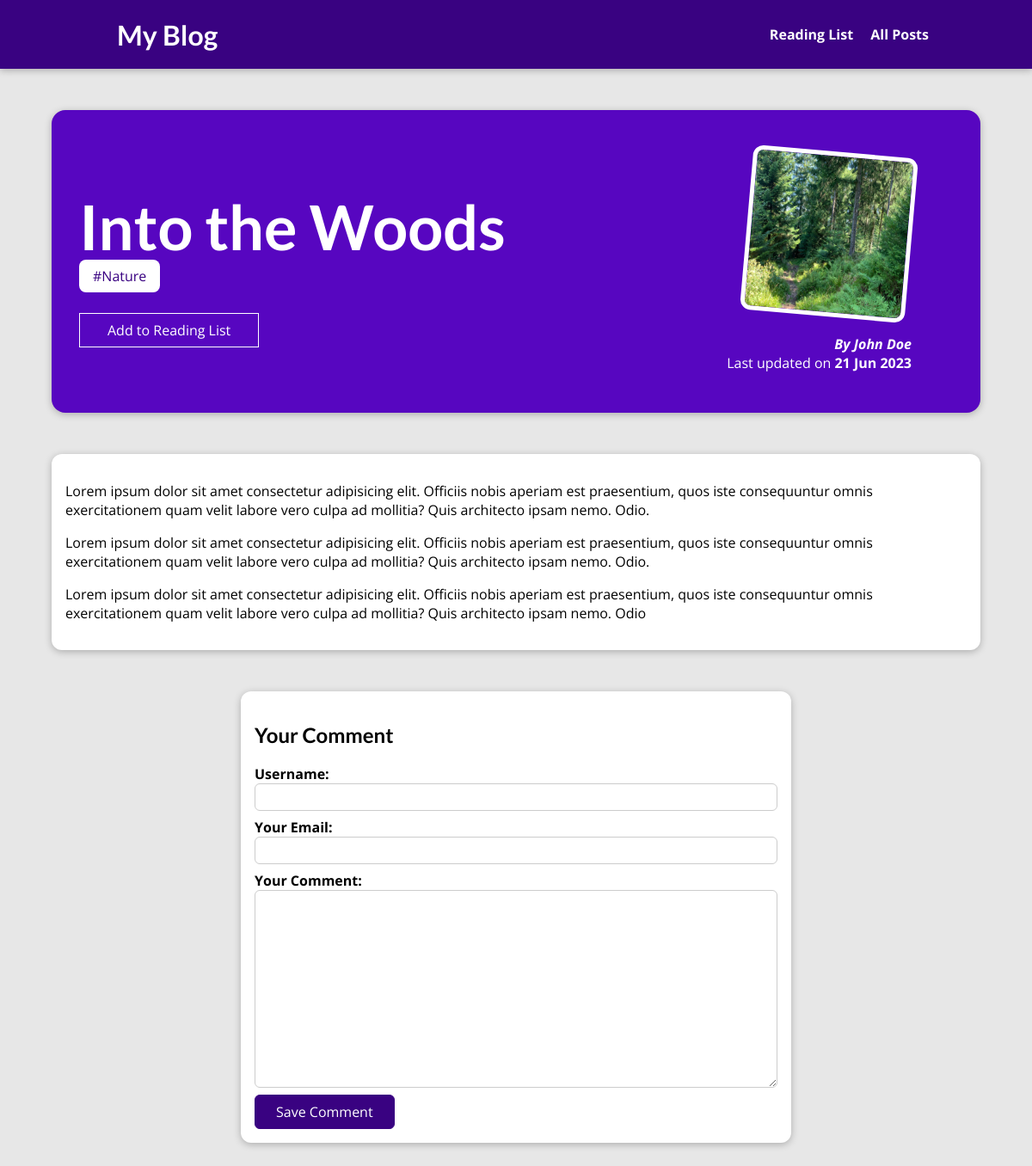
The app's page /posts/into-the-woods with its own data.
### blog/models.py (models this page shows, shortened)
class Post(models.Model):
    title = models.CharField(max_length=50)
    excerpt = models.CharField(max_length=255)
    image = models.ImageField(upload_to="posts", null=True)
    date = models.DateField(auto_now=True)
    slug = models.SlugField(
        default="", blank=True, null=False, unique=True, db_index=True
    )
    content = models.TextField(validators=[MinLengthValidator(10)])
    author = models.ForeignKey(
        Author, on_delete=models.SET_NULL, null=True, related_name="posts"
    )
    post_tags = models.ManyToManyField(Tag, related_name="tags")

class Tag(models.Model):
    caption = models.CharField(max_length=50)

class Author(models.Model):
    first_name = models.CharField(max_length=50)
    last_name = models.CharField(max_length=50)
    email = models.EmailField()
    @property
    def full_name(self):
        return "{} {}".format(self.first_name, self.last_name)
    def __str__(self) -> str:
        return self.full_name

### blog/views.py (the view, shortened to what this page needs)
class SinglePostView(View):
    def is_stored_post(self, request, post_id):
        stored_posts = request.session.get("stored_posts")
        if stored_posts is not None:
            is_saved_for_later = post_id in stored_posts
        else:
            is_saved_for_later = False
        return is_saved_for_later
    def get(self, request, slug):
        identified_post = get_object_or_404(Post, slug=slug)
        tag_list = [tag.caption for tag in identified_post.post_tags.all()]
        return render(request, "blog/post-detail.html", {
            "post": identified_post,
            "tags": tag_list,
            "comment_form": CommentForm(),
            "comments": identified_post.comments.all().order_by("-id"),
            "saved_for_later": self.is_stored_post(request, identified_post.id)
        })

### blog/forms.py
class CommentForm(forms.ModelForm):
    class Meta:
        model = Comment
        exclude = ["post"]
        labels = {
            "user_name": "Your Name",
            "user_email": "Your Email",
            "text": "Your Comment"
        }

### blog/templates/blog/post-detail.html (shortened to what this page needs)
{% extends "base.html" %}
{% load static %}
{% block css_files %}
    <link rel="stylesheet" href="{% static "blog/post-detail.css" %}">
{% endblock %}
{% block content %}
    <section id="summary">
        <h2>{{ post.title }}</h2>
        <div>
            {% for tag in tags %}
                <span class="tag">#{{ tag }}</span>
            {% endfor %}
            <div id="read-later">
                <form action="{% url "read-later" %}" method="POST">
                    <button>
                        {% if saved_for_later %}
                            Remove from Reading List
                        {% else %}
                            Add to Reading List
                        {% endif %}
                    </button>
                </form>
            </div>
        </div>
        <article>
            <img src="{{ post.image.url }}" alt="{{ post.title }}">
            <address>By <a href="mailto:{{ post.author.email }}">{{ post.author }}</a></address>
            <div>
                Last updated on <time>{{ post.date|date:"d M Y" }}</time>
            </div>
        </article>
    </section>
    <main>
        {{ post.content|linebreaks }}
    </main>
    <section id="comment-form">
        <h2>Your Comment</h2>
        <form action="{% url "post-detail-page" post.slug %}" method="POST">
            {% for form_field in comment_form %}
                <div class="form-control {% if form_field.errors %}invalid{% endif %}">
                    {{ form_field.label_tag }}
                    {{ form_field }}
                </div>
            {% endfor %}
            <button>Save Comment</button>
        </form>
    </section>
{% endblock %}

### static/app.css (style rules this page uses)
* { box-sizing: border-box; }
html { font-family: 'Open Sans', 'Lato', sans-serif; }
body { margin: 0; }
h1, h2, h3 { font-family: 'Lato', sans-serif; font-weight: bold; }

### blog/static/blog/post-detail.css (style rules this page uses)
body { background-color: #e7e7e7; }
#summary { margin: 8rem auto 3rem auto; padding: 2rem; width: 90%; max-width: 90rem; border-radius: 16px; background-color: #5706c0; position: relative; box-shadow: 0 2px 8px rgba(0, 0, 0, 0.25); height: 22rem; }
#summary h2 { color: white; font-size: 4.5rem; margin-bottom: 0.25rem; }
#summary article { position: absolute; top: 2rem; right: 3rem; padding: 1rem 2rem; border-radius: 12px; text-align: right; color: white; }
#summary article img { width: 12rem; height: 12rem; border-radius: 12px; transform: rotateZ(5deg); border: 5px solid white; margin-bottom: 1rem; }
#summary address { font-weight: bold; }
#summary a { color: white; text-decoration: none; }
#summary time { font-weight: bold; }
#read-later { margin: 2rem 0; }
#read-later button { background-color: transparent; border: 1px solid white; padding: 0.5rem 2rem; font: inherit; color: white; cursor: pointer; }
main { width: 90%; max-width: 90rem; margin: 3rem auto; background-color: white; padding: 1rem; border-radius: 12px; box-shadow: 0 2px 8px rgba(0, 0, 0, 0.25); }
.tag { background-color: white; color: #390281; padding: 0.5rem 1rem; border-radius: 8px; }
#comment-form { margin: 3rem auto; width: 90%; max-width: 40rem; border-radius: 12px; background-color: white; box-shadow: 0 2px 8px rgba(0, 0, 0, 0.25); padding: 1rem; }
#comment-form button { font: inherit; background-color: #390281; color: white; border: 1px solid #390281; padding: 0.5rem 1.5rem; border-radius: 6px; cursor: pointer; }
.form-control { margin-bottom: 1rem; }
.form-control { font-weight: bold; margin-bottom: 0.5rem; display: block; }
.form-control input, .form-control textarea { display: block; width: 100%; font: inherit; padding: 0.25rem; border-radius: 6px; border: 1px solid #ccc; }

### records on screen
Post: title "Into the Woods", image (picture), author "John Doe", date "21 Jun 2023", content "Lorem ipsum dolor sit amet consectetur adipisicing elit. Officiis nobis aperiam est praesentium, quos iste consequuntur omnis exercitationem quam velit labore vero culpa ad mollitia? Quis architecto ipsam nemo. Odio. Lorem ipsum dolor sit amet consectetur adipisicing elit. Officiis nobis aperiam est praesentium, quos iste consequuntur omnis exercitationem quam velit labore vero culpa ad mollitia? Quis architecto ipsam nemo. Odio. Lorem ipsum dolor sit amet consectetur adipisicing elit. Officiis nobis aperiam est praesentium, quos iste consequuntur omnis exercitationem quam velit labore vero culpa ad mollitia? Quis architecto ipsam nemo. Odio"
Tag: tags "Nature"
